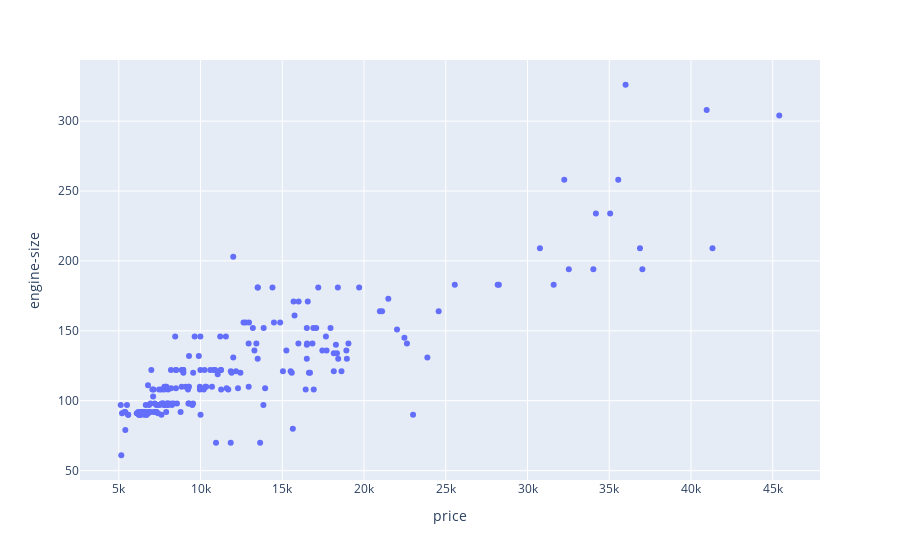

Notebook code for this chart:
### Code cell
pe.scatter(data_frame=df, x='price', y='engine-size')

### Figure 1 — Plotly figure (JSON) as saved in the notebook; plotly's stock layout.template omitted (floating-point values rounded to 4 significant figures; data arrays with more than 128 entries replaced by an {"elided": "..."} marker saying what was removed)
{"data": [{"hovertemplate": "price=%{x}<br>engine-size=%{y}<extra></extra>", "legendgroup": "", "marker": {"color": "#636efa", "symbol": "circle"}, "mode": "markers", "name": "", "orientation": "v", "showlegend": false, "type": "scatter", "x": {"elided": "205 int values"}, "xaxis": "x", "y": {"elided": "205 int values"}, "yaxis": "y"}], "layout": {"autosize": true, "legend": {"tracegroupgap": 0}, "margin": {"t": 60}, "xaxis": {"anchor": "y", "autorange": true, "domain": [0, 1], "range": [2681.0, 47840.0], "title": {"text": "price"}, "type": "linear"}, "yaxis": {"anchor": "x", "autorange": true, "domain": [0, 1], "range": [40.48, 346.5], "title": {"text": "engine-size"}, "type": "linear"}}}
